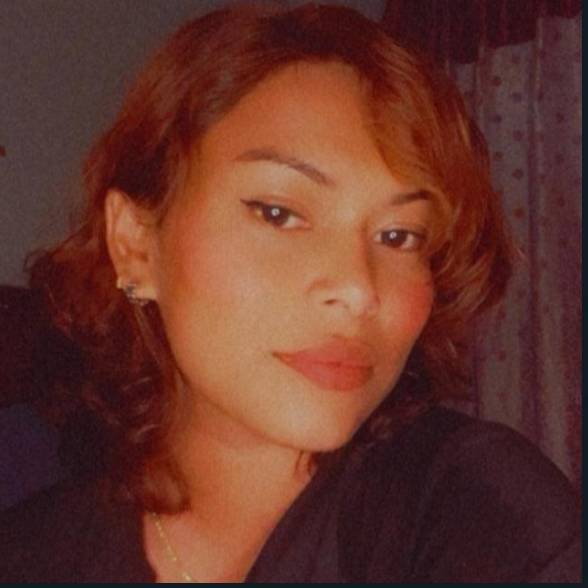
#> input picture images/baizu.png, 588 x 588 px
$ python threshold.py
#> lines starting #> are read from the running program, lines starting #| are printed output that depends on the picture; after the words box and inside, x2 and y2 are one past the last pixel; in counts of white or black regions, pixels touching at a corner belong together
import cv2 as cv
img = cv.imread('images/baizu.png')
#> img is the input picture: shape (588, 588, 3); mean B, G, R 42.3, 52.6, 101.3
cv.imshow("Baizu",img)

gray = cv.cvtColor(img,cv.COLOR_BGR2GRAY)
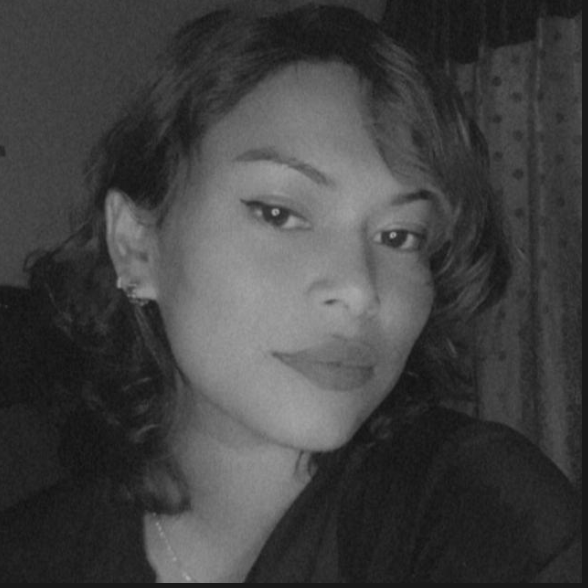
#> gray: shape (588, 588); min 17, max 172, mean 66
cv.imshow("gray",gray)
#Simple Thresholding
threshold,thresh = cv.threshold(gray,100,255,cv.THRESH_BINARY)
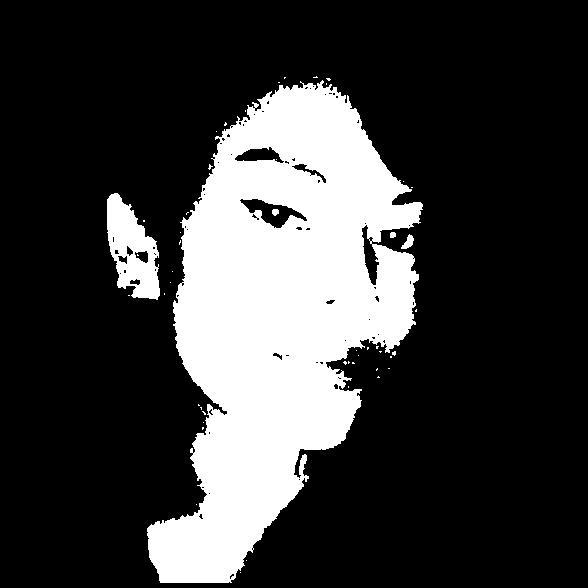
#> thresh: shape (588, 588); 23.1% white; 49 white regions (44 under 20 px), largest, box (x1, y1, x2, y2) and area: (147, 80, 423, 583) 76316, (107, 193, 160, 300) 3350, (401, 234, 414, 249) 103, (272, 209, 279, 216) 39, (390, 232, 396, 238) 32
cv.imshow('Simple thresh',thresh)

threshold,thresh_inv = cv.threshold(gray,100,255,cv.THRESH_BINARY_INV)
cv.imshow('Simple thresh inv',thresh_inv)
#Adaptive Thresholding
adaptive_thresh = cv.adaptiveThreshold(gray,255,cv.ADAPTIVE_THRESH_MEAN_C,cv.THRESH_BINARY,11,3)
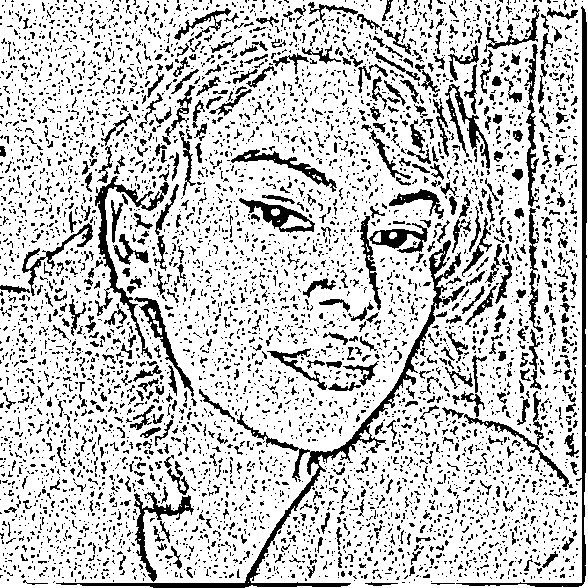
#> adaptive_thresh: shape (588, 588); 78.1% white; 5242 black regions (4642 under 20 px), largest, box (x1, y1, x2, y2) and area: (56, 240, 465, 588) 4709, (456, 6, 587, 587) 2751, (95, 176, 169, 359) 1731
cv.imshow("Adaptive threshold", adaptive_thresh)


cv.waitKey(0)

$ run again, with images/elu.png copied over images/baizu.png
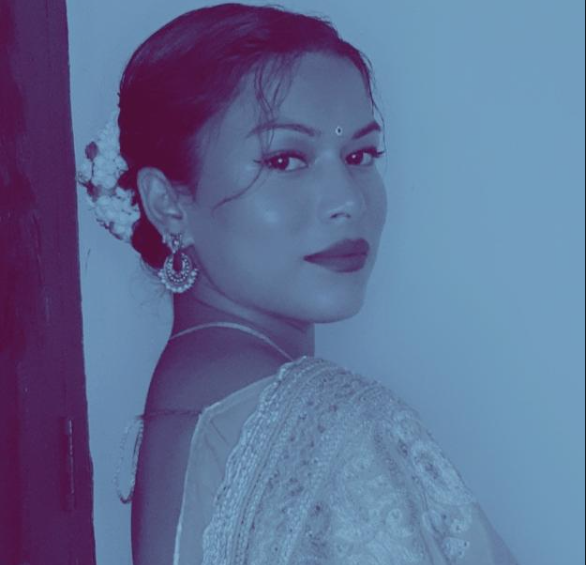
#> input picture images/elu.png, 586 x 565 px
#> img is the input picture: shape (565, 586, 3); mean B, G, R 148.9, 110.5, 96
#> `threshold,thresh = cv.threshold(gray,100,255,cv.THRESH_BINARY)`:
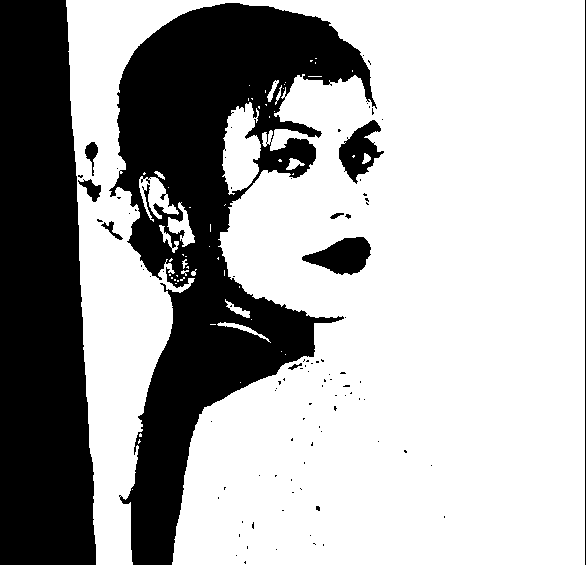
#> thresh: shape (565, 586); 67% white; 96 black regions (86 under 20 px), largest, box (x1, y1, x2, y2) and area: (109, 3, 377, 565) 58801, (0, 0, 96, 565) 45830, (302, 237, 371, 275) 1600
#> `adaptive_thresh = cv.adaptiveThreshold(gray,255,cv.ADAPTIVE_THRESH_MEA..`:
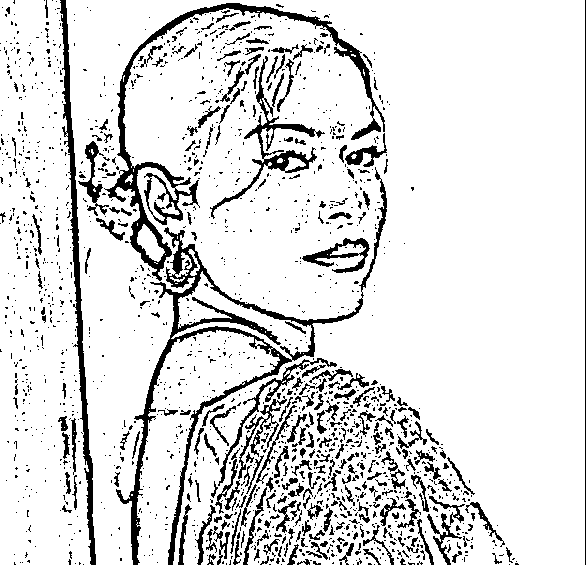
#> adaptive_thresh: shape (565, 586); 87% white; 1656 black regions (1372 under 20 px), largest, box (x1, y1, x2, y2) and area: (116, 167, 387, 565) 6865, (104, 3, 385, 281) 5487, (60, 0, 96, 565) 3226

$ run again, with images/cat.1.jpg saved as images/baizu.png
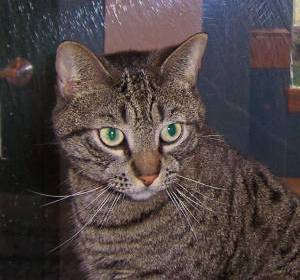
#> input picture images/cat.1.jpg, 300 x 280 px
#> img is the input picture: shape (280, 300, 3); mean B, G, R 68, 68.3, 78.8
#> `threshold,thresh = cv.threshold(gray,100,255,cv.THRESH_BINARY)`:
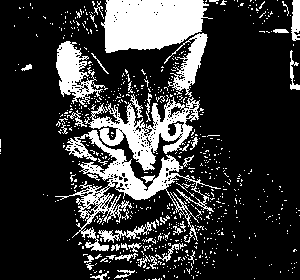
#> thresh: shape (280, 300); 21.5% white; 698 white regions (656 under 20 px), largest, box (x1, y1, x2, y2) and area: (101, 0, 213, 53) 4491, (55, 130, 221, 251) 3957, (84, 97, 200, 171) 3044
#> `adaptive_thresh = cv.adaptiveThreshold(gray,255,cv.ADAPTIVE_THRESH_MEA..`:
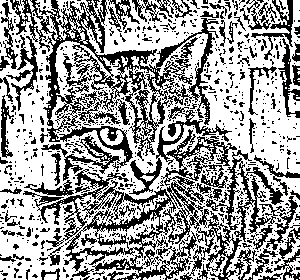
#> adaptive_thresh: shape (280, 300); 61.3% white; black in thin lines or dots

$ run again, with images/cat.14.jpg saved as images/baizu.png
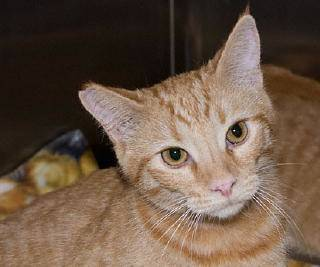
#> input picture images/cat.14.jpg, 320 x 267 px
#> img is the input picture: shape (267, 320, 3); mean B, G, R 71.4, 87.3, 107.7
#> `threshold,thresh = cv.threshold(gray,100,255,cv.THRESH_BINARY)`:
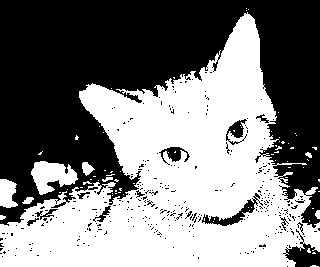
#> thresh: shape (267, 320); 49% white; 78 white regions (69 under 20 px), largest, box (x1, y1, x2, y2) and area: (0, 12, 320, 267) 40004, (31, 161, 78, 195) 970, (0, 179, 18, 208) 402
#> `adaptive_thresh = cv.adaptiveThreshold(gray,255,cv.ADAPTIVE_THRESH_MEA..`:
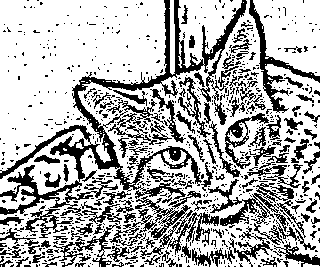
#> adaptive_thresh: shape (267, 320); 69.5% white; 819 black regions (689 under 20 px), largest, box (x1, y1, x2, y2) and area: (0, 0, 247, 216) 7777, (109, 196, 219, 259) 1711, (208, 179, 306, 238) 1350
